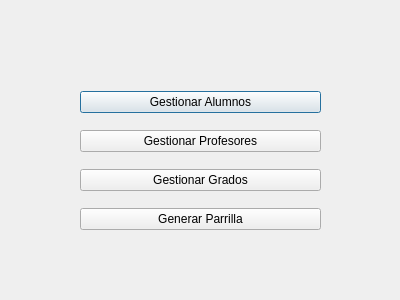
<?xml version="1.0" encoding="UTF-8"?>
<ui version="4.0">
 <class>Menu_Principal</class>
 <widget class="QDialog" name="Menu_Principal">
  <property name="geometry">
   <rect>
    <x>0</x>
    <y>0</y>
    <width>400</width>
    <height>300</height>
   </rect>
  </property>
  <property name="windowTitle">
   <string>Dialog</string>
  </property>
  <widget class="QWidget" name="">
   <property name="geometry">
    <rect>
     <x>80</x>
     <y>80</y>
     <width>241</width>
     <height>161</height>
    </rect>
   </property>
   <layout class="QVBoxLayout" name="verticalLayout">
    <item>
     <widget class="QPushButton" name="pushButton">
      <property name="text">
       <string>Gestionar Alumnos</string>
      </property>
     </widget>
    </item>
    <item>
     <widget class="QPushButton" name="pushButton_2">
      <property name="text">
       <string>Gestionar Profesores</string>
      </property>
     </widget>
    </item>
    <item>
     <widget class="QPushButton" name="pushButton_3">
      <property name="text">
       <string>Gestionar Grados</string>
      </property>
     </widget>
    </item>
    <item>
     <widget class="QPushButton" name="pushButton_4">
      <property name="text">
       <string>Generar Parrilla</string>
      </property>
     </widget>
    </item>
   </layout>
  </widget>
 </widget>
 <resources/>
 <connections/>
</ui>
